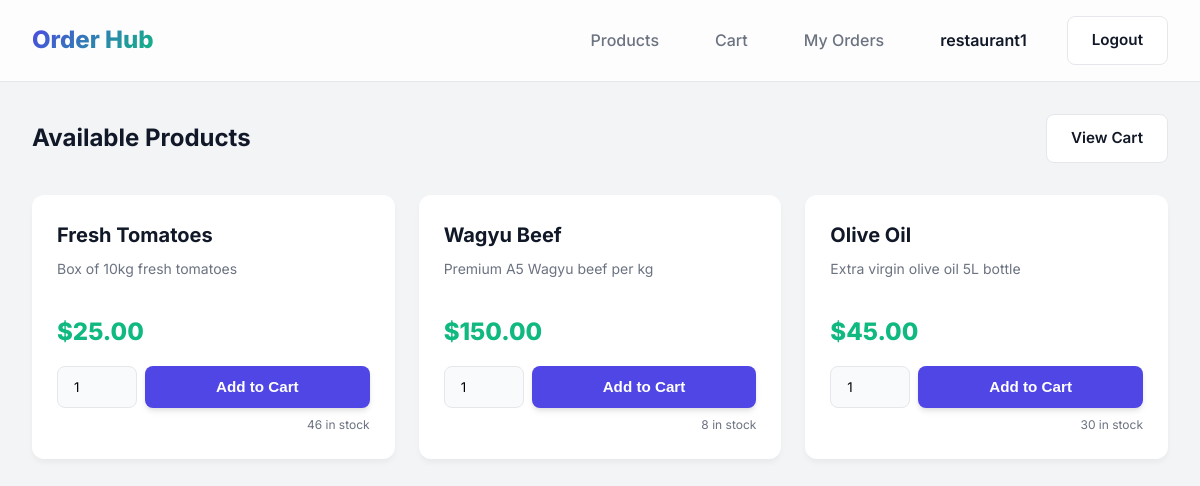
The app's page /restaurant/products (signed in) with its own data.
### models.py (models this page shows)
class User(db.Model, UserMixin):
    id = db.Column(db.Integer, primary_key=True)
    username = db.Column(db.String(20), unique=True, nullable=False)
    password = db.Column(db.String(60), nullable=False)
    role = db.Column(db.String(20), nullable=False) # 'admin', 'supplier', 'restaurant'
    orders = db.relationship('Order', backref='customer', lazy=True)
    products = db.relationship('Product', backref='supplier', lazy=True)

class Product(db.Model):
    id = db.Column(db.Integer, primary_key=True)
    name = db.Column(db.String(100), nullable=False)
    description = db.Column(db.Text, nullable=True)
    price = db.Column(db.Float, nullable=False)
    stock = db.Column(db.Integer, default=0)
    supplier_id = db.Column(db.Integer, db.ForeignKey('user.id'), nullable=False)

### routes/restaurant.py (the view)
@restaurant_bp.route('/products')
@login_required
def products():
    if not check_role(): return redirect(url_for('home'))
    products = Product.query.filter(Product.stock > 0).all()
    return render_template('restaurant/products.html', products=products)

### app.py (called while the page is built)
@login_manager.user_loader
def load_user(user_id):
    return User.query.get(int(user_id))

### routes/restaurant.py (called while the page is built)
def check_role():
    if current_user.role != 'restaurant':
        flash('Access denied.', 'danger')
        return False
    return True

### templates/restaurant/products.html (shortened to what this page needs)
{% extends "layout.html" %}
{% block content %}
<div style="display: flex; justify-content: space-between; align-items: center; margin-bottom: 2rem;">
    <h2>Available Products</h2>
    <a href="{{ url_for('restaurant.cart') }}" class="btn btn-secondary">
        View Cart
    </a>
</div>
{% if products %}
<div class="grid">
    {% for product in products %}
    <div class="card">
        <h3 class="card-title">{{ product.name }}</h3>
        <p style="color: var(--text-muted); font-size: 0.875rem; margin-bottom: 1rem; min-height: 40px;">
            {{ product.description }}
        </p>
        <div class="card-price">${{ "%.2f"|format(product.price) }}</div>
        <form action="{{ url_for('restaurant.cart') }}" method="POST" style="display: flex; gap: 0.5rem;">
            <input type="number" name="quantity" class="form-control" value="1" min="1" max="{{ product.stock }}" style="width: 80px;" required>
            <button type="submit" class="btn btn-primary" style="flex: 1;">Add to Cart</button>
        </form>
        <div style="text-align: right; margin-top: 0.5rem; font-size: 0.75rem; color: var(--text-muted);">
            {{ product.stock }} in stock
        </div>
    </div>
    {% endfor %}
</div>
{% else %}
<div class="card" style="text-align: center; padding: 3rem;">
    <p style="color: var(--text-muted);">No products currently available.</p>
</div>
{% endif %}
{% endblock %}

### templates/layout.html (shortened to what this page needs)
<!DOCTYPE html>
<html lang="en">
<head>
    <link rel="stylesheet" href="{{ url_for('static', filename='style.css') }}">
</head>
<body>
    <nav class="navbar">
        <a href="/" class="nav-brand">Order Hub</a>
        <div class="nav-links">
            {% if current_user.is_authenticated %}
                {% if current_user.role == 'admin' %}
                    <a href="{{ url_for('admin.dashboard') }}" class="nav-link">Dashboard</a>
                {% elif current_user.role == 'supplier' %}
                    <a href="{{ url_for('supplier.dashboard') }}" class="nav-link">Dashboard</a>
                {% elif current_user.role == 'restaurant' %}
                    <a href="{{ url_for('restaurant.products') }}" class="nav-link">Products</a>
                    <a href="{{ url_for('restaurant.cart') }}" class="nav-link">Cart</a>
                    <a href="{{ url_for('restaurant.my_orders') }}" class="nav-link">My Orders</a>
                {% endif %}
                <span class="nav-link" style="color: var(--text-main); font-weight: 600;">{{ current_user.username }}</span>
                <a href="{{ url_for('auth.logout') }}" class="btn btn-secondary">Logout</a>
            {% else %}
                <a href="{{ url_for('auth.login') }}" class="btn btn-secondary">Login</a>
                <a href="{{ url_for('auth.register') }}" class="btn btn-primary">Register</a>
            {% endif %}
        </div>
    </nav>
    <div class="container">
        {% block content %}{% endblock %}
    </div>
</body>
</html>

### static/style.css (style rules this page uses)
:root { --primary: #4F46E5; --primary-hover: #4338CA; --secondary: #10B981; --background: #F3F4F6; --surface: #FFFFFF; --text-main: #111827; --text-muted: #6B7280; --border: #E5E7EB; --danger: #EF4444; --radius: 12px; --font-family: 'Inter', system-ui, -apple-system, sans-serif; }
* { box-sizing: border-box; margin: 0; padding: 0; }
body { font-family: var(--font-family); background-color: var(--background); color: var(--text-main); line-height: 1.5; -webkit-font-smoothing: antialiased; }
a { text-decoration: none; color: inherit; }
.navbar { background: rgba(255, 255, 255, 0.8); backdrop-filter: blur(12px); border-bottom: 1px solid var(--border); padding: 1rem 2rem; display: flex; justify-content: space-between; align-items: center; position: sticky; top: 0; z-index: 100; }
.nav-brand { font-size: 1.5rem; font-weight: 800; background: linear-gradient(135deg, var(--primary), var(--secondary)); -webkit-background-clip: text; -webkit-text-fill-color: transparent; }
.nav-links { display: flex; gap: 1.5rem; align-items: center; }
.nav-link { font-weight: 500; color: var(--text-muted); transition: all 0.2s; padding: 0.5rem 1rem; border-radius: 8px; }
.btn { display: inline-block; padding: 0.75rem 1.5rem; border-radius: 8px; font-weight: 600; cursor: pointer; transition: all 0.2s ease; border: none; font-size: 0.95rem; box-shadow: 0 4px 6px -1px rgba(0, 0, 0, 0.1), 0 2px 4px -1px rgba(0, 0, 0, 0.06); }
.btn-primary { background-color: var(--primary); color: white; }
.btn-secondary { background-color: var(--surface); color: var(--text-main); border: 1px solid var(--border); box-shadow: none; }
.card { background: var(--surface); border-radius: var(--radius); box-shadow: 0 4px 6px -1px rgba(0, 0, 0, 0.05); padding: 1.5rem; transition: transform 0.2s, box-shadow 0.2s; border: 1px solid rgba(255, 255, 255, 0.1); }
.card-title { font-size: 1.25rem; font-weight: 700; margin-bottom: 0.5rem; }
.card-price { font-size: 1.5rem; color: var(--secondary); font-weight: 800; margin-bottom: 1rem; }
.form-control { width: 100%; padding: 0.75rem 1rem; border-radius: 8px; border: 1px solid var(--border); background: #F9FAFB; font-family: var(--font-family); transition: border-color 0.2s, box-shadow 0.2s; }
.container { max-width: 1200px; margin: 0 auto; padding: 2rem; }
.grid { display: grid; grid-template-columns: repeat(auto-fill, minmax(280px, 1fr)); gap: 1.5rem; }

### records on screen
User: username "restaurant1"
Product: name "Fresh Tomatoes", description "Box of 10kg fresh tomatoes", price "25.00", stock "46"
Product: name "Wagyu Beef", description "Premium A5 Wagyu beef per kg", price "150.00", stock "8"
Product: name "Olive Oil", description "Extra virgin olive oil 5L bottle", price "45.00", stock "30"
